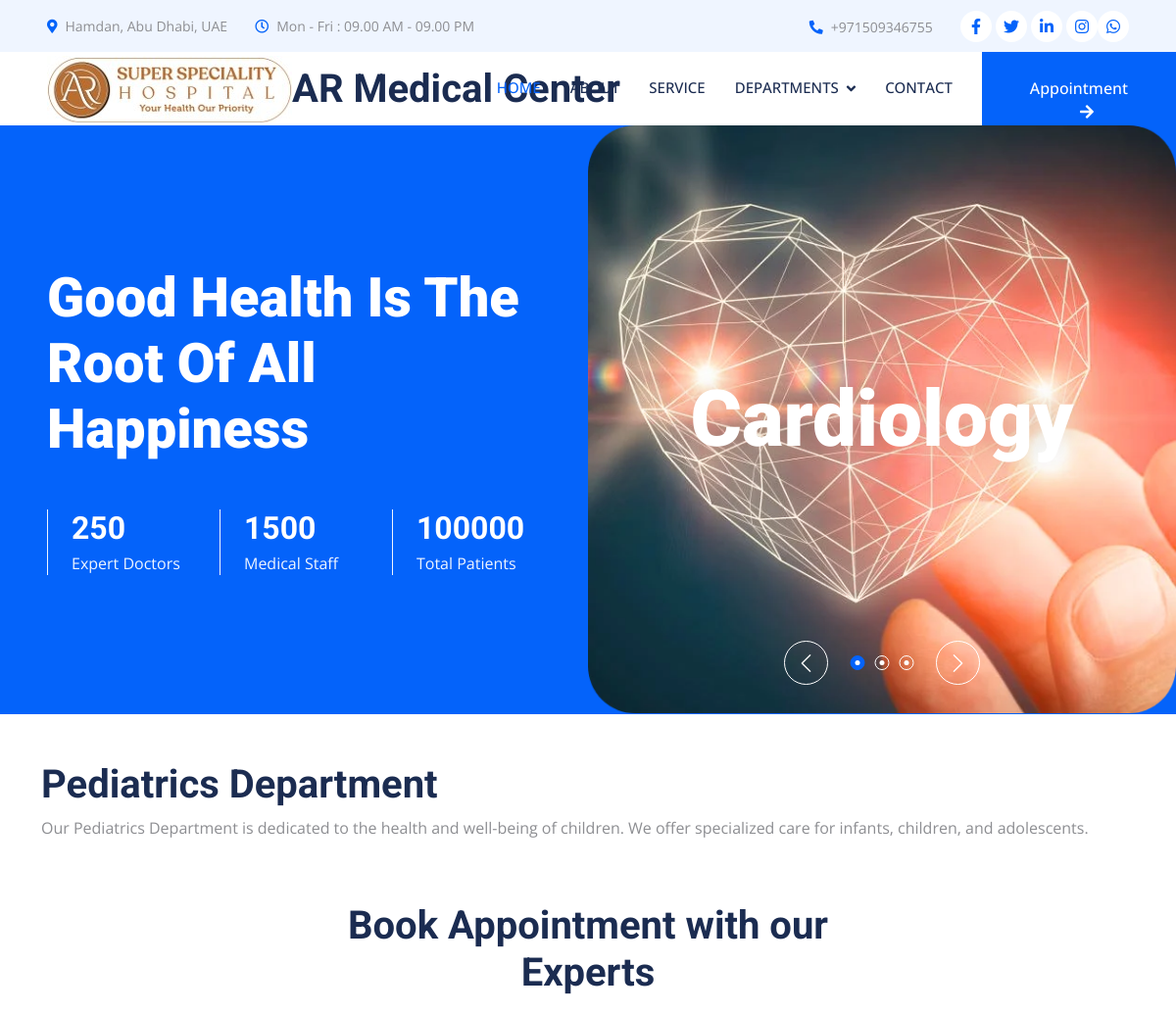
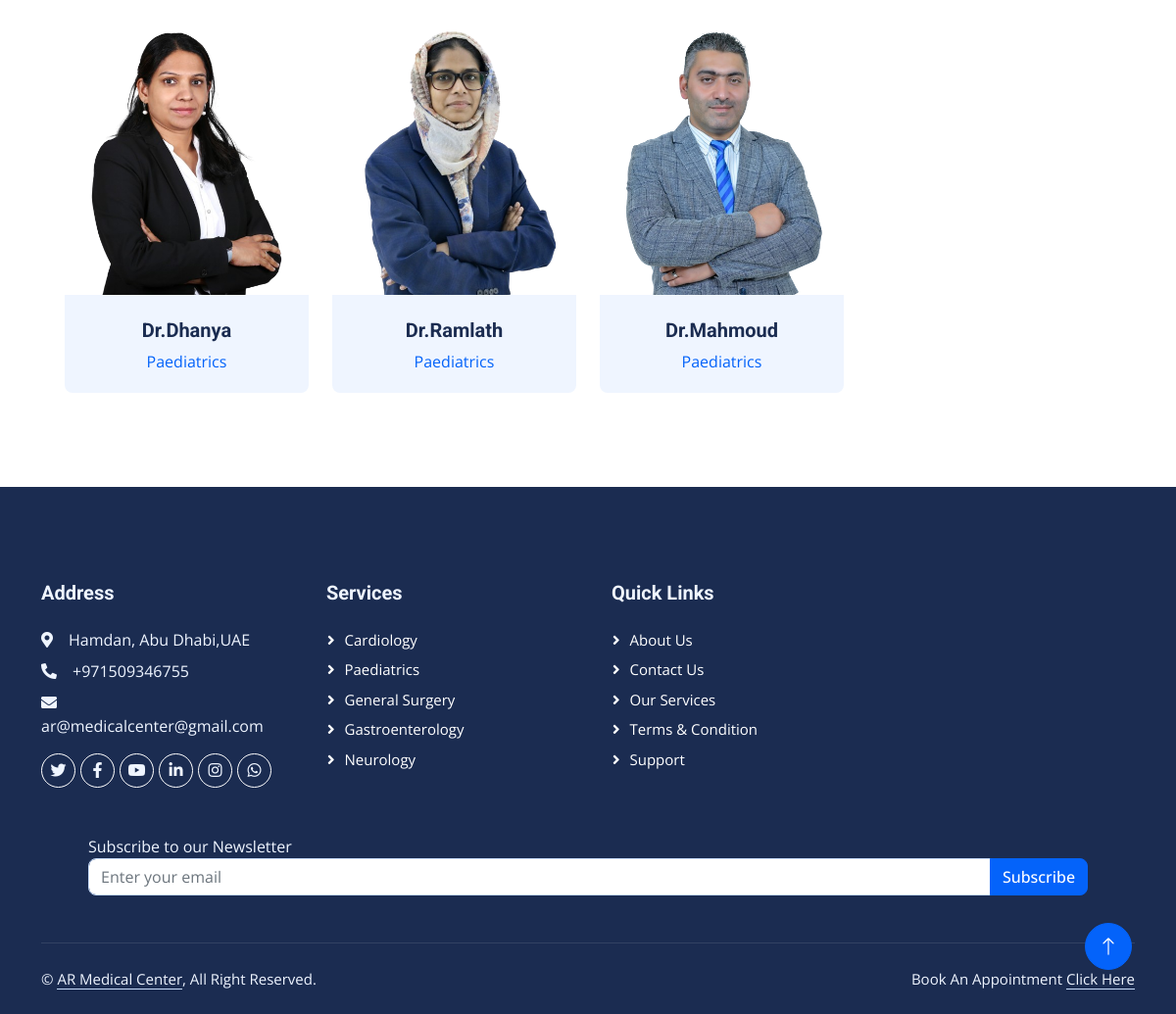
The app's page /Paediatrics/ with its own data (2 pictures, top to bottom).
### home/models.py (models this page shows, shortened)
class Doctor(models.Model):
    doc_name=models.CharField(max_length=25)
    doc_dep=models.ForeignKey(Department,on_delete=models.CASCADE)
    doc_pic=models.ImageField(upload_to='doctors/')
    doc_face_book=models.URLField(null=True,blank=True)
    doc_twitter=models.URLField(null=True,blank=True)
    doc_insta=models.URLField(null=True,blank=True)
    class Meta:
        verbose_name="Doctors"
        verbose_name_plural="Doctors"

class Department(models.Model):
    dep_name=models.CharField(max_length=25)
    dep_des=models.TextField(max_length=500)
    def __str__(self):
        return self.dep_name
    class Meta:
        verbose_name="Departments"
        verbose_name_plural="Departments"

### home/views.py (the view)
# urls.py: path("Paediatrics/",views.Paediatrics,name="Paediatrics"),
def Paediatrics(request):
    doctor=Doctor.objects.filter(doc_dep__dep_name='Paediatrics')
    context={'doctor':doctor}
    return render(request, 'Paediatrics.html',context)

### home/templates/Paediatrics.html (shortened to what this page needs)
{% extends "base.html" %}
{% block content %}
<body>
    <div class="container">
        <h1>Pediatrics Department</h1>
        <p>Our Pediatrics Department is dedicated to the health and well-being of children. We offer specialized care for infants, children, and adolescents.</p>
        <div class="container-xxl py-5">
            <div class="container">
                <div class="text-center mx-auto mb-5 wow fadeInUp" data-wow-delay="0.1s" style="max-width: 600px;">
                    <h1>Book Appointment with our Experts</h1>
                </div>
                <div class="row g-4">
                    {% for doc in doctor %}
                    <div class="col-lg-3 col-md-6 wow fadeInUp" data-wow-delay="0.1s">
                        <div class="team-item position-relative rounded overflow-hidden">
                            <div class="overflow-hidden">
                                <img class="img-fluid" src="{{doc.doc_pic.url}}" alt="">
                            </div>
                            <div class="team-text bg-light text-center p-4">
                                <h5>{{doc.doc_name}}</h5>
                                <p class="text-primary">{{doc.doc_dep}}</p>
                            </div>
                        </div>
                    </div>
                    {% endfor %}
                </div>
            </div>
        </div>
    </div>
</body>
</html>
{% endblock content %}

### home/templates/base.html (shortened to what this page needs)
{% load static %}
<!DOCTYPE html>
<html lang="en">
<head>
    <link href="https://cdnjs.cloudflare.com/ajax/libs/font-awesome/5.10.0/css/all.min.css" rel="stylesheet">
    <link href="https://cdn.jsdelivr.net/npm/bootstrap-icons@1.4.1/font/bootstrap-icons.css" rel="stylesheet">
    <link href="{% static 'lib/animate/animate.min.css' %}" rel="stylesheet">
    <link href="{% static 'lib/owlcarousel/assets/owl.carousel.min.css' %}" rel="stylesheet">
    <link href="{% static 'lib/tempusdominus/css/tempusdominus-bootstrap-4.min.css' %}" rel="stylesheet" />
    <link href="{% static 'css/bootstrap.min.css' %}" rel="stylesheet">
    <link href="{% static 'css/style.css' %}" rel="stylesheet">
</head>
<body>
    <div class="container-fluid bg-light p-0 wow fadeIn" data-wow-delay="0.1s">
        <div class="row gx-0 d-none d-lg-flex">
            <div class="col-lg-7 px-5 text-start">
                <div class="h-100 d-inline-flex align-items-center py-3 me-4">
                    <small class="fa fa-map-marker-alt text-primary me-2"></small>
                    <small>Hamdan, Abu Dhabi, UAE</small>
                </div>
                <div class="h-100 d-inline-flex align-items-center py-3">
                    <small class="far fa-clock text-primary me-2"></small>
                    <small>Mon - Fri : 09.00 AM - 09.00 PM</small>
                </div>
            </div>
            <div class="col-lg-5 px-5 text-end">
                <div class="h-100 d-inline-flex align-items-center py-3 me-4">
                    <small class="fa fa-phone-alt text-primary me-2"></small>
                    <small>+971509346755</small>
                </div>
                <div class="h-100 d-inline-flex align-items-center">
                    <a class="btn btn-sm-square rounded-circle bg-white text-primary me-1" href="https://www.facebook.com/"><i class="fab fa-facebook-f"></i></a>
                    <a class="btn btn-sm-square rounded-circle bg-white text-primary me-1" href="https://x.com/"><i class="fab fa-twitter"></i></a>
                    <a class="btn btn-sm-square rounded-circle bg-white text-primary me-1" href="https://www.linkedin.com/feed/"><i class="fab fa-linkedin-in"></i></a>
                    <a class="btn btn-sm-square rounded-circle bg-white text-primary me-0" href="https://www.instagram.com/"><i class="fab fa-instagram"></i></a>
                    <a class="btn btn-sm-square rounded-circle bg-white text-primary me-0" href="https://wa.me/0509346755"><i class="fab fa-whatsapp"></i></a>
                </div>
            </div>
        </div>
    </div>
    <nav class="navbar navbar-expand-lg bg-white navbar-light sticky-top p-0 wow fadeIn" data-wow-delay="0.1s">
        <a href="/" class="navbar-brand d-flex align-items-center px-4 px-lg-5">
            <img class="img-fluid" src="{% static 'img/Ar.logo.jpg' %}" alt="Logo Image">
            <h1 class="m-0 text-bg-secondary">AR Medical Center</h1>
        </a>
        <div class="collapse navbar-collapse" id="navbarCollapse">
            <div class="navbar-nav ms-auto p-4 p-lg-0">
                <a href="/" class="nav-item nav-link active">Home</a>
                <a href="/about" class="nav-item nav-link">About</a>
                <a href="/service" class="nav-item nav-link">Service</a>
                <div class="nav-item dropdown">
                    <a href="#" class="nav-link dropdown-toggle" data-bs-toggle="dropdown">Departments</a>
                </div>
                <a href="/contact" class="nav-item nav-link">Contact</a>
            </div>
            <a href="/appointment" class="btn btn-primary rounded-0 py-4 px-lg-5 d-none d-lg-block">Appointment<i class="fa fa-arrow-right ms-3"></i></a>
        </div>
    </nav>
    <div class="container-fluid header bg-primary p-0 mb-5">
        <div class="row g-0 align-items-center flex-column-reverse flex-lg-row">
            <div class="col-lg-6 p-5 wow fadeIn" data-wow-delay="0.1s">
                <h1 class="display-4 text-white mb-5">Good Health Is The Root Of All Happiness</h1>
                <div class="row g-4">
                    <div class="col-sm-4">
                        <div class="border-start border-light ps-4">
                            <h2 class="text-white mb-1" data-toggle="counter-up">250</h2>
                            <p class="text-light mb-0">Expert Doctors</p>
                        </div>
                    </div>
                    <div class="col-sm-4">
                        <div class="border-start border-light ps-4">
                            <h2 class="text-white mb-1" data-toggle="counter-up">1500</h2>
                            <p class="text-light mb-0">Medical Staff</p>
                        </div>
                    </div>
                    <div class="col-sm-4">
                        <div class="border-start border-light ps-4">
                            <h2 class="text-white mb-1" data-toggle="counter-up">100000</h2>
                            <p class="text-light mb-0">Total Patients</p>
                        </div>
                    </div>
                </div>
            </div>
            <div class="col-lg-6 wow fadeIn" data-wow-delay="0.5s">
                <div class="owl-carousel header-carousel">
                    <div class="owl-carousel-item position-relative">
                        <img class="img-fluid" src="{% static 'img/cardiology.webp' %}" alt="">
                        <div class="owl-carousel-text">
                            <h1 class="display-1 text-white mb-0">Cardiology</h1>
                        </div>
                    </div>
                </div>
            </div>
        </div>
    </div>
     {% block content %}
     {% endblock %}
 <div class="container-fluid bg-dark text-light footer mt-5 pt-5 wow fadeIn" data-wow-delay="0.1s">
    <div class="container py-5">
        <div class="row g-5">
            <div class="col-lg-3 col-md-6">
                <h5 class="text-light mb-4">Address</h5>
                <p class="mb-2"><i class="fa fa-map-marker-alt me-3"></i>Hamdan, Abu Dhabi,UAE</p>
                <p class="mb-2"><i class="fa fa-phone-alt me-3"></i>+971509346755</p>
                <p class="mb-2"><i class="fa fa-envelope me-3"></i>ar@medicalcenter@gmail.com</p>
                <div class="d-flex pt-2">
                    <a class="btn btn-outline-light btn-social rounded-circle" href="https://x.com/"><i class="fab fa-twitter"></i></a>
                    <a class="btn btn-outline-light btn-social rounded-circle" href="https://www.facebook.com/"><i class="fab fa-facebook-f"></i></a>
                    <a class="btn btn-outline-light btn-social rounded-circle" href="https://www.youtube.com/channel/UClK193v6gVfncAH4TJsIWgg"><i class="fab fa-youtube"></i></a>
                    <a class="btn btn-outline-light btn-social rounded-circle" href="https://www.linkedin.com/feed/"><i class="fab fa-linkedin-in"></i></a>
                    <a class="btn btn-outline-light btn-social rounded-circle" href="https://www.instagram.com/"><i class="fab fa-instagram"></i></a>
                    <a class="btn btn-outline-light btn-social rounded-circle" href=" https://wa.me/0509346755"><i class="fab fa-whatsapp"></i></a>
                </div>
            </div>
            <div class="col-lg-3 col-md-6">
                <h5 class="text-light mb-4">Services</h5>
                <a class="btn btn-link" href="/cardiology">Cardiology</a>
                <a class="btn btn-link" href="/Paediatrics">Paediatrics</a>
                <a class="btn btn-link" href="/General Surgery">General Surgery</a>
                <a class="btn btn-link" href="/Gastroenterology">Gastroenterology</a>
                <a class="btn btn-link" href="/Neurology">Neurology</a>
            </div>
            <div class="col-lg-3 col-md-6">
                <h5 class="text-light mb-4">Quick Links</h5>
                <a class="btn btn-link" href="/about">About Us</a>
                <a class="btn btn-link" href="/contact">Contact Us</a>
                <a class="btn btn-link" href="/service">Our Services</a>
                <a class="btn btn-link" href="/terms">Terms & Condition</a>
                <a class="btn btn-link" href="/support">Support</a>
            </div>
            <footer>
                <div class="container">
                    </h2>Subscribe to our Newsletter</h2>
                    <form method="POST" action="{% url 'newsletter_signup' %}">
                        <div class="input-group">
                            <input type="email" name="email" class="form-control" placeholder="Enter your email" required>
                            <button type="submit" class="btn btn-primary">Subscribe</button>
                        </div>
                    </form>
                </div>
            </footer>
        </div>
    </div>
    <div class="container">
        <div class="copyright">
            <div class="row">
                <div class="col-md-6 text-center text-md-start mb-3 mb-md-0">
                    &copy; <a class="border-bottom" href="https://arhospital.in/">AR Medical Center</a>, All Right Reserved.
                </div>
                <div class="col-md-6 text-center text-md-end">
                    Book An Appointment <a class="border-bottom" href="/appointment">Click Here</a>
                </div>
            </div>
        </div>
    </div>
</div>
<a href="#" class="btn btn-lg btn-primary btn-lg-square rounded-circle back-to-top"><i class="bi bi-arrow-up"></i></a>
</body>
</html>

### home/static/css/style.css (style rules this page uses)
:root { --primary: #0463FA; --light: #EFF5FF; --dark: #1B2C51; }
.back-to-top { position: fixed; display: none; right: 45px; bottom: 45px; z-index: 99; }
.btn { font-weight: 500; transition: .5s; }
.btn.btn-primary, .btn.btn-secondary { color: #FFFFFF; }
.btn-sm-square { width: 32px; height: 32px; }
.btn-lg-square { width: 48px; height: 48px; }
.btn-square, .btn-sm-square, .btn-lg-square { padding: 0; display: flex; align-items: center; justify-content: center; font-weight: normal; }
.navbar .dropdown-toggle::after { border: none; content: "\f107"; font-family: "Font Awesome 5 Free"; font-weight: 900; vertical-align: middle; margin-left: 8px; }
.navbar .navbar-nav .nav-link { margin-right: 30px; padding: 25px 0; color: #FFFFFF; font-size: 15px; font-weight: 500; text-transform: uppercase; outline: none; }
.navbar .navbar-nav .nav-link:hover, .navbar .navbar-nav .nav-link.active { color: var(--primary); }
.navbar .navbar-brand, .navbar a.btn { height: 75px; }
.navbar .navbar-nav .nav-link { color: var(--dark); font-weight: 500; }
.navbar.sticky-top { top: -100px; transition: .5s; }
.header-carousel .owl-carousel-text { position: absolute; width: 100%; height: 100%; padding: 3rem; top: 0; left: 0; display: flex; align-items: center; justify-content: center; text-shadow: 0 0 30px rgba(0, 0, 0, .1); }
.team-item img { position: relative; top: 0; transition: .5s; }
.team-item .team-text { position: relative; height: 100px; transition: .5s; }
.footer .btn.btn-social { margin-right: 5px; width: 35px; height: 35px; display: flex; align-items: center; justify-content: center; color: var(--light); border: 1px solid #FFFFFF; transition: .3s; }
.footer .btn.btn-link { display: block; margin-bottom: 5px; padding: 0; text-align: left; color: #FFFFFF; font-size: 15px; font-weight: normal; text-transform: capitalize; transition: .3s; }
.footer .btn.btn-link::before { position: relative; content: "\f105"; font-family: "Font Awesome 5 Free"; font-weight: 900; margin-right: 10px; }
.footer .copyright { padding: 25px 0; font-size: 15px; border-top: 1px solid rgba(256, 256, 256, .1); }
.footer .copyright a { color: var(--light); }

### records on screen
Doctor: doc_pic (picture), doc_name "Dr.Dhanya", doc_dep "Paediatrics"
Doctor: doc_pic (picture), doc_name "Dr.Ramlath", doc_dep "Paediatrics"
Doctor: doc_pic (picture), doc_name "Dr.Mahmoud", doc_dep "Paediatrics"
